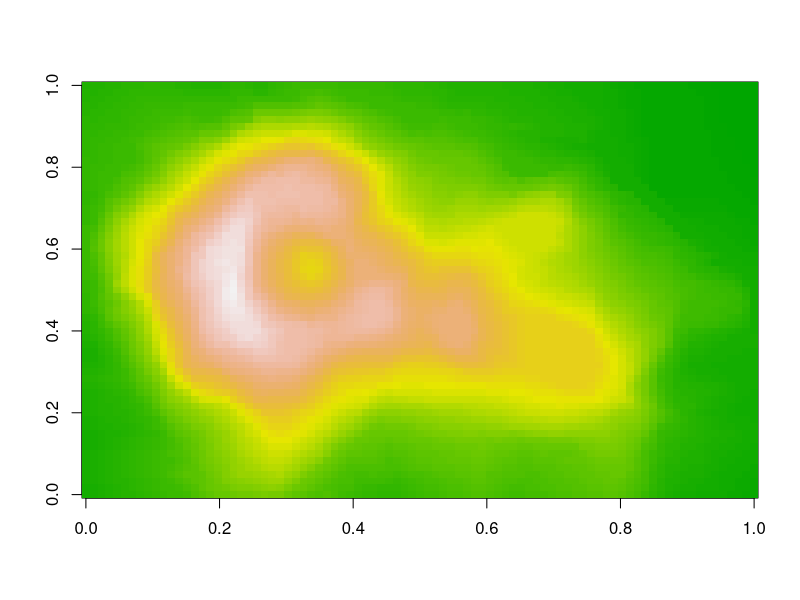

Source code (R):
## ---- chunk 1

# colorFunc <- "heat.colors"
colorFunc <- "terrain.colors"
# colorFunc <- "topo.colors"
# colorFunc <- "cm.colors"
# colorFunc <- "rainbow"
## ---- chunk 2
image(volcano, col = get(colorFunc)(200))
